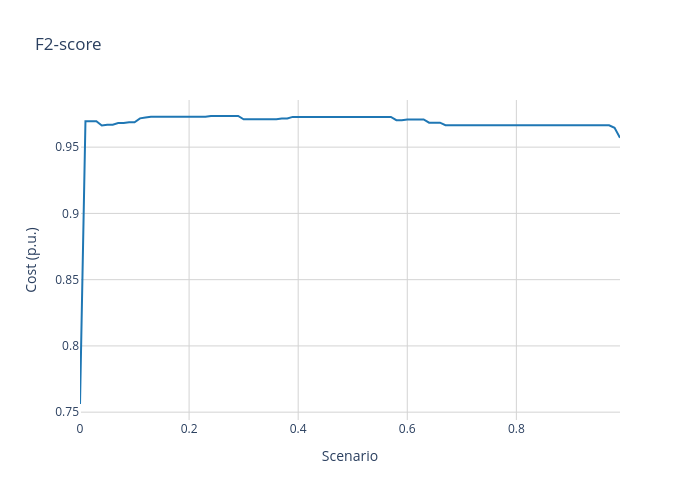

Notebook code cell kept with this figure:
### Markdown cell above
#### Threshold probability

The classification threshold probability is selected to provide the highest F2 value for the trained model.

### Code cell
from sklearn.metrics import fbeta_score

t_prob = np.arange(0,1, 0.01)
f2_score = np.array([])

for thresh in t_prob:
    pred = np.array([1 if x > thresh else 0 for x in y_prob])
    f2_score = np.append(f2_score, fbeta_score(y_target, pred, beta=2))
    
layout = go.Layout(
    title = f'F2-score',
    xaxis = dict(
        gridcolor='lightgrey'),
    yaxis = dict(
        gridcolor='lightgrey'), 
    paper_bgcolor='rgba(0,0,0,0)',
    plot_bgcolor='rgba(0,0,0,0)'
)

fig = go.Figure(layout=layout)

fig.add_trace(go.Scatter(x=t_prob, y=f2_score, mode='lines', line=dict(color='#1F77B4'), name="True"))

fig.update_layout(
    xaxis_title='Scenario',
    yaxis_title='Cost (p.u.)',
    width=700, height=500
)
fig.show()

### Figure 1 — Plotly figure (JSON) as saved in the notebook; plotly's stock layout.template omitted (floating-point values rounded to 4 significant figures)
{"data": [{"line": {"color": "#1F77B4"}, "mode": "lines", "name": "True", "type": "scatter", "x": [0, 0.01, 0.02, 0.03, 0.04, 0.05, 0.06, 0.07, 0.08, 0.09, 0.1, 0.11, 0.12, 0.13, 0.14, 0.15, 0.16, 0.17, 0.18, 0.19, 0.2, 0.21, 0.22, 0.23, 0.24, 0.25, 0.26, 0.27, 0.28, 0.29, 0.3, 0.31, 0.32, 0.33, 0.34, 0.35, 0.36, 0.37, 0.38, 0.39, 0.4, 0.41, 0.42, 0.43, 0.44, 0.45, 0.46, 0.47, 0.48, 0.49, 0.5, 0.51, 0.52, 0.53, 0.54, 0.55, 0.56, 0.57, 0.58, 0.59, 0.6, 0.61, 0.62, 0.63, 0.64, 0.65, 0.66, 0.67, 0.68, 0.69, 0.7, 0.71, 0.72, 0.73, 0.74, 0.75, 0.76, 0.77, 0.78, 0.79, 0.8, 0.81, 0.82, 0.83, 0.84, 0.85, 0.86, 0.87, 0.88, 0.89, 0.9, 0.91, 0.92, 0.93, 0.94, 0.95, 0.96, 0.97, 0.98, 0.99], "y": [0.7562, 0.9695, 0.9695, 0.9695, 0.9664, 0.967, 0.967, 0.9681, 0.9681, 0.9687, 0.9687, 0.9717, 0.9723, 0.9729, 0.9729, 0.9729, 0.9729, 0.9729, 0.9729, 0.9729, 0.9729, 0.9729, 0.9729, 0.9729, 0.9735, 0.9735, 0.9735, 0.9735, 0.9735, 0.9735, 0.971, 0.971, 0.971, 0.971, 0.971, 0.971, 0.971, 0.9716, 0.9716, 0.9728, 0.9728, 0.9728, 0.9728, 0.9728, 0.9728, 0.9728, 0.9728, 0.9728, 0.9728, 0.9728, 0.9728, 0.9728, 0.9728, 0.9728, 0.9728, 0.9728, 0.9728, 0.9728, 0.9703, 0.9703, 0.9709, 0.9709, 0.9709, 0.9709, 0.9684, 0.9684, 0.9684, 0.9665, 0.9665, 0.9665, 0.9665, 0.9665, 0.9665, 0.9665, 0.9665, 0.9665, 0.9665, 0.9665, 0.9665, 0.9665, 0.9665, 0.9665, 0.9665, 0.9665, 0.9665, 0.9665, 0.9665, 0.9665, 0.9665, 0.9665, 0.9665, 0.9665, 0.9665, 0.9665, 0.9665, 0.9665, 0.9665, 0.9665, 0.9646, 0.9571]}], "layout": {"height": 500, "paper_bgcolor": "rgba(0, 0, 0, 0)", "plot_bgcolor": "rgba(0, 0, 0, 0)", "title": {"text": "F2-score"}, "width": 700, "xaxis": {"autorange": true, "gridcolor": "lightgrey", "range": [0, 0.99], "title": {"text": "Scenario"}, "type": "linear"}, "yaxis": {"autorange": true, "gridcolor": "lightgrey", "range": [0.7441, 0.9856], "title": {"text": "Cost (p.u.)"}, "type": "linear"}}}
